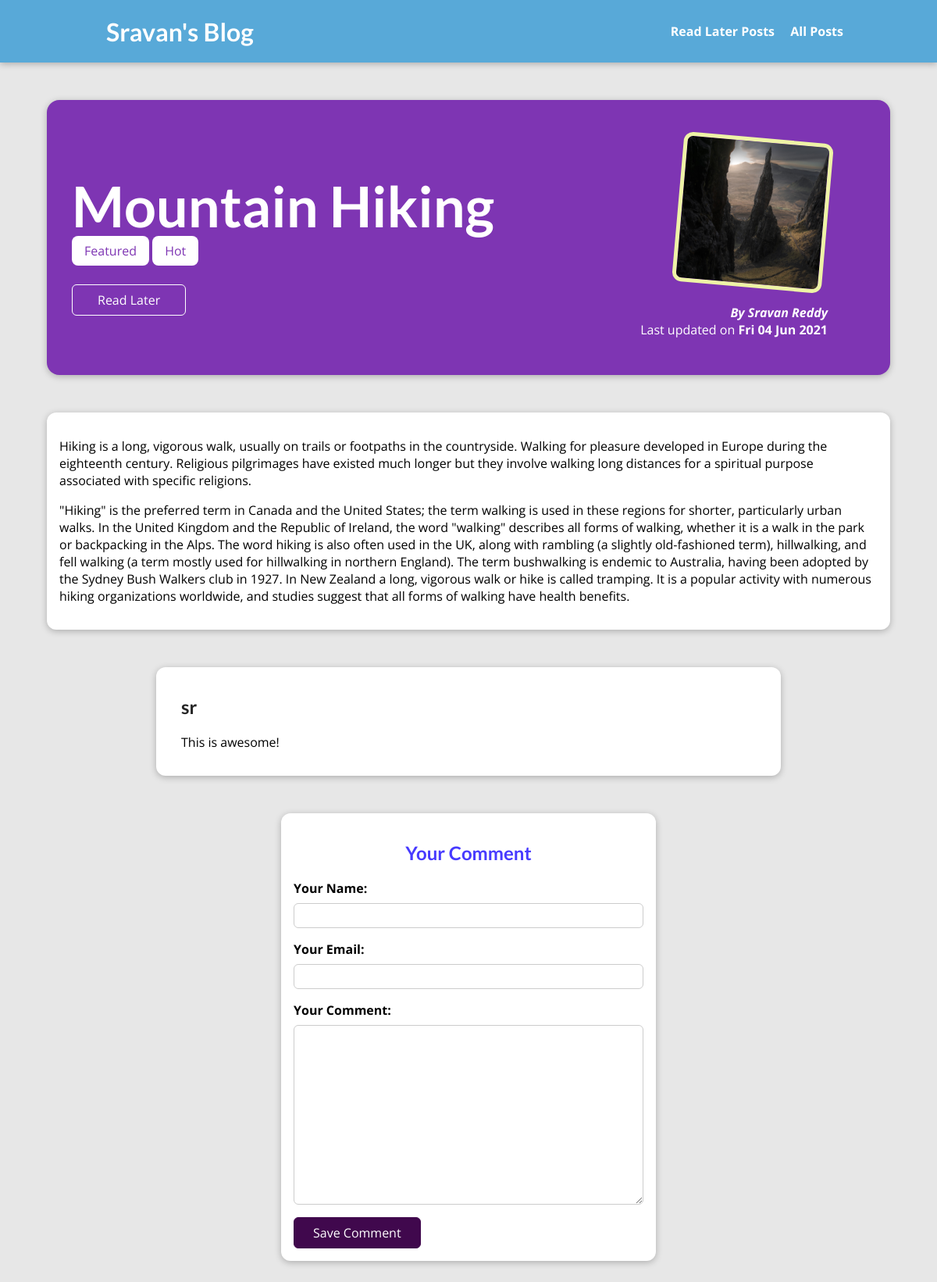
The app's page /blog/posts/hike-in-the-mountains with its own data.
### blog/models.py (models this page shows, shortened)
class Post(models.Model):
    title = models.CharField(max_length=100)
    excerpt = models.CharField(max_length=250)
    image = models.ImageField(upload_to="posts", null=True)
    date = models.DateField(auto_now=True)
    slug = models.SlugField(unique=True, db_index=True)
    content = models.TextField(validators=[MinLengthValidator(20)])
    author = models.ForeignKey(Author, on_delete=models.SET_NULL, null=True, related_name="posts")
    tags = models.ManyToManyField(Tag)

class Tag(models.Model):
    caption = models.CharField(max_length=20)

class Author(models.Model):
    first_name = models.CharField(max_length=50)
    last_name = models.CharField(max_length=50)
    email_address = models.EmailField()
    def full_name(self):
        return f"{ self.first_name } { self.last_name }"
    def __str__(self):
        return self.full_name()

class Comment(models.Model):
    user_name = models.CharField(max_length=100)
    user_email = models.EmailField()
    text = models.TextField(max_length=500)
    post = models.ForeignKey(Post, on_delete=models.CASCADE, related_name="comments")

### blog/views.py (the view, shortened to what this page needs)
# urls.py: path("posts/<slug:slug>", views.PostDetailView.as_view(), name="post-detail-page"),
class PostDetailView(View):
    def is_read_later_post(self, request, post_id):
        stored_posts = request.session.get("stored_posts")
        if stored_posts is not None:
            is_saved_for_later = post_id in stored_posts
        else:
            is_saved_for_later = False
        return is_saved_for_later
    def get(self, request, slug):
        post = Post.objects.get(slug=slug)
        context = {
            "post": post,
            "post_tags": post.tags.all(),
            "comment_form": CommentForm(),
            "comments": post.comments.all().order_by("-id"),
            "saved_for_later": self.is_read_later_post(request, post.id)
        }
        return render(request, "blog/post-detail.html", context)

### blog/forms.py
class CommentForm(forms.ModelForm):
    class Meta:
        model = Comment
        exclude = ["post"]
        labels = {
            "user_name": "Your Name",
            "user_email": "Your Email",
            "text": "Your Comment"
        }

### blog/templates/blog/post-detail.html (shortened to what this page needs)
{% extends "base.html" %}
{% load static %}
{% block css_files %}
    <link rel="stylesheet" href="{% static "blog/post-detail.css" %}" />
{% endblock %}
{% block content %}
    <section id="summary">
        <h2>{{ post.title }}</h2>
        <div>
            {% for tag in post_tags %}
                <span class="tag">{{ tag.caption }}</span>
            {% endfor %}
        </div>
        <div id="read-later">
            <form action="{% url "read-later" %}" method="POST">
                <button>
                    {% if saved_for_later %}
                        Remove from "Read Later" List
                    {% else %}
                        Read Later
                    {% endif %}
                </button>
            </form>
        </div>
        <article>
            <img src="{{ post.image.url }}" alt="{{ post.title }}" />
            <address>By <a href="mailto:{{ post.author.email_address }}">{{ post.author }}</a></address>
            <div>
                Last updated on <time>{{ post.date|date:"D d M Y"}}</time>
            </div>
        </article>
    </section>
    <main>
        {{ post.content|linebreaks }}
    </main>
    <section id="comments">
        <ul>
            {% for comment in comments %}
                <li>
                    <h2>{{ comment.user_name }}</h2>
                    <p>{{ comment.text|linebreaks }}</p>
                </li>
            {% endfor %}
        </ul>
    </section>
    <section id="comment-form">
        <h2>Your Comment</h2>
        <form action="{% url "post-detail-page" post.slug %}" method="POST">
            {% for form_field in comment_form %}
                <div class="form-control {% if form_field.errors %}invalid{% endif %}">
                    {{ form_field.label_tag }}
                    {{ form_field }}
                </div>
            {% endfor %}
            <button>Save Comment</button>
        </form>
    </section>
{% endblock %}

### static/app.css (style rules this page uses)
* { box-sizing: border-box; }
html { font-family: 'Open Sans', 'Lato', sans-serif; }
body { margin: 0; }
h1, h2, h3 { font-family: 'Lato', sans-serif; font-weight: bold; }

### blog/static/blog/post-detail.css (style rules this page uses)
body { background-color: #e7e7e7; }
#summary { margin: 8rem auto 3rem auto; padding: 2rem; width: 90%; max-width: 90rem; border-radius: 16px; background-color: #7e35b3; position: relative; box-shadow: 0 2px 8px rgba(0, 0, 0, 0.25); height: 22rem; }
#summary h2 { color: white; font-size: 4.5rem; margin-bottom: 0.25rem; }
#summary article { position: absolute; top: 2rem; right: 3rem; padding: 1rem 2rem; border-radius: 12rem; text-align: right; color: white; }
#summary article img { width: 12rem; height: 12rem; border: 5px solid #eef3a6; border-radius: 12px; transform: rotateZ(5deg); margin-bottom: 1rem; }
#summary address { font-weight: bold; }
#summary a { color: white; text-decoration: none; }
#summary time { font-weight: bold; }
#read-later { margin: 2rem 0; }
#read-later button { background-color: transparent; border: 1px solid white; border-radius: 6px; padding: 0.5rem 2rem; font: inherit; color: white; cursor: pointer; }
main { width: 90%; max-width: 90rem; margin: 3rem auto; background-color: white; padding: 1rem; border-radius: 12px; box-shadow: 0 2px 8px rgba(0, 0, 0, 0.25); }
.tag { background-color: white; color: #7e35b3; padding: 0.5rem 1rem; border-radius: 8px; }
#comment-form { margin: 3rem auto; width: 90%; max-width: 30rem; border-radius: 12px; background-color: white; box-shadow: 0 2px 8px rgba(0, 0, 0, 0.25); padding: 1rem; }
#comment-form h2 { text-align: center; color: #473aff; }
#comment-form button { font: inherit; background-color: #40084d; color: white; border: 1px solid #40084d; padding: 0.5rem 1.5rem; border-radius: 6px; cursor: pointer; }
.form-control { margin-bottom: 1rem; }
.form-control label { font-weight: bold; margin-bottom: 0.5rem; display: block; }
.form-control input, .form-control textarea { display: block; width: 100%; font: inherit; padding: 0.25rem; border-radius: 6px; border: 1px solid #ccc; }
#comments { margin: 3rem auto; width: 90%; max-width: 50rem; border-radius: 12px; background-color: white; box-shadow: 0 2px 8px rgba(0, 0, 0, 0.25); padding: 1rem 2rem; }
#comments ul { list-style: none; margin: 0; padding: 0; }
#comments li { margin-bottom: 1rem; border-bottom: 2px solid #ccc; }
#comments li:last-of-type { border-bottom: none; }
#comments h2 { color: #252525; }

### records on screen
Post: title "Mountain Hiking", image (picture), author "Sravan Reddy", date "Fri 04 Jun 2021", content "Hiking is a long, vigorous walk, usually on trails or footpaths in the countryside. Walking for pleasure developed in Europe during the eighteenth century. Religious pilgrimages have existed much longer but they involve walking long distances for a spiritual purpose associated with specific religions. \"Hiking\" is the preferred term in Canada and the United States; the term walking is used in these regions for shorter, particularly urban walks. In the United Kingdom and the Republic of Ireland, the word \"walking\" describes all forms of walking, whether it is a walk in the park or backpacking in the Alps. The word hiking is also often used in the UK, along with rambling (a slightly…"
Tag: caption "Featured"
Tag: caption "Hot"
Comment: user_name "sr", text "This is awesome!"
